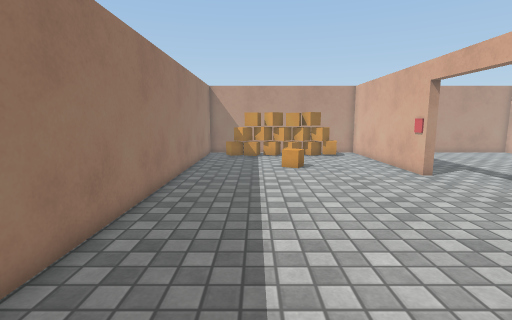
view 1 (above)

14 first-person views from a walk through a Unity game level. The camera is 1.2 m above the floor, tilts 8° down and sees 85° across. Doors are open. The floor is counted in squares, 0.45 m on a side. Each view is taken from the middle of a square. On the plan, view 1 faces up. The plan holds only what a view shows up to about 19 squares ahead; the rest is blank. The player is left out. Surface patterns are stand-ins for the level's own textures.

view 2
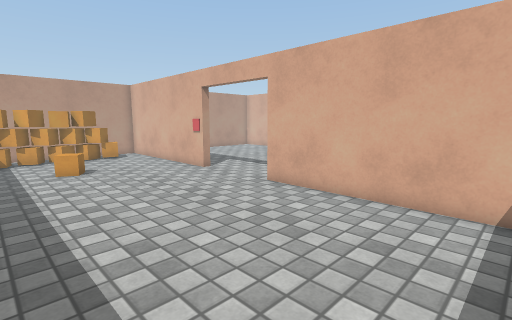

view 3
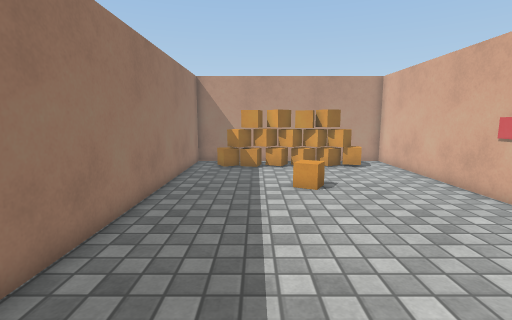

view 4
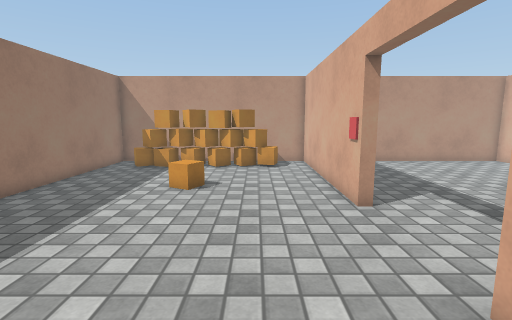

view 5
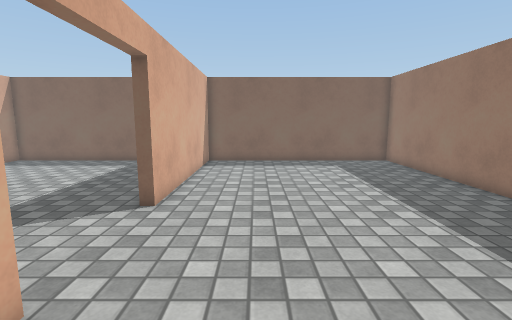

view 6
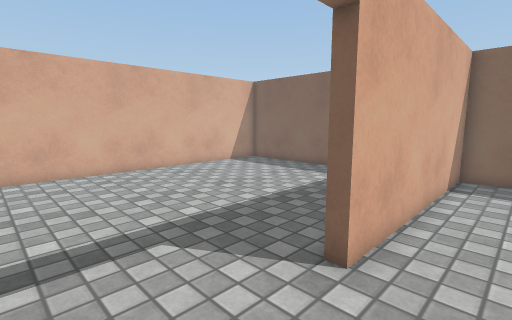

view 7
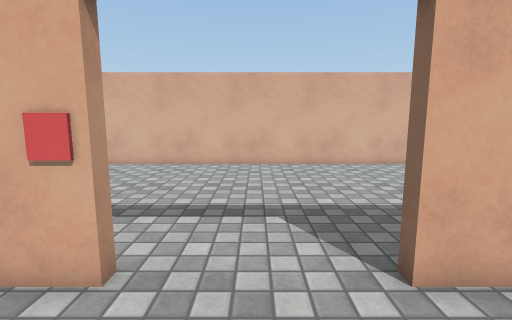

view 8
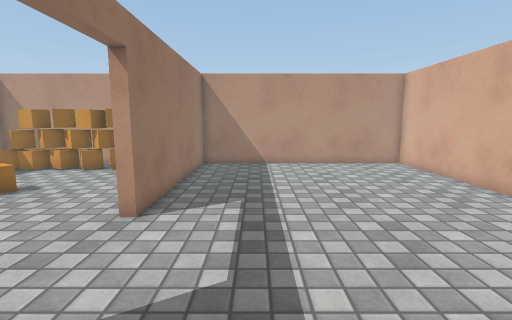

view 9
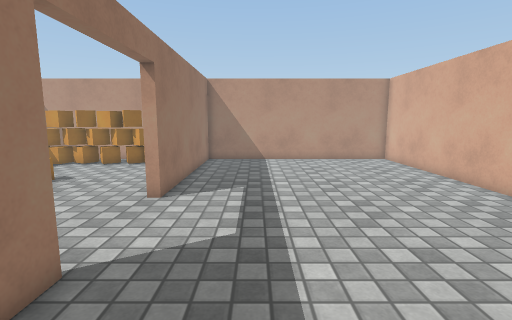

view 10
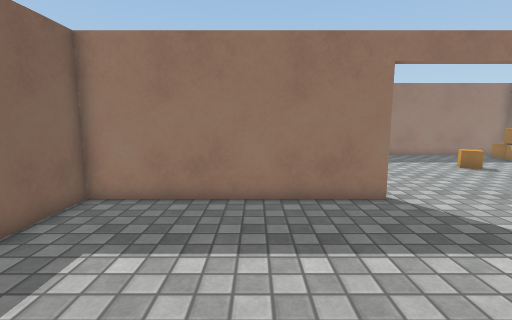

view 11
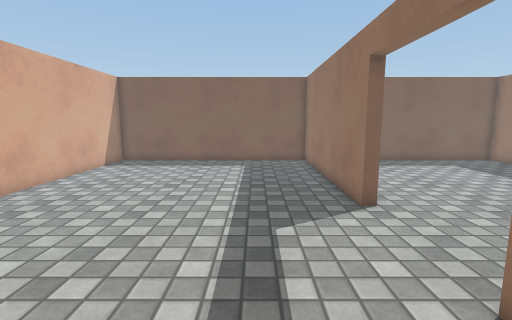

view 12
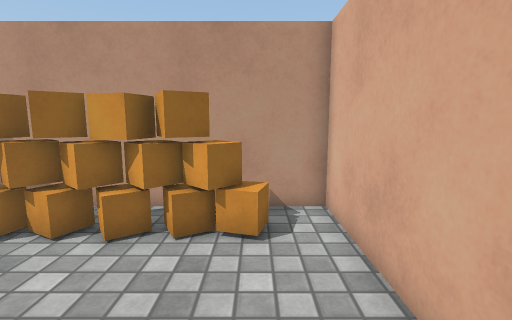

view 13
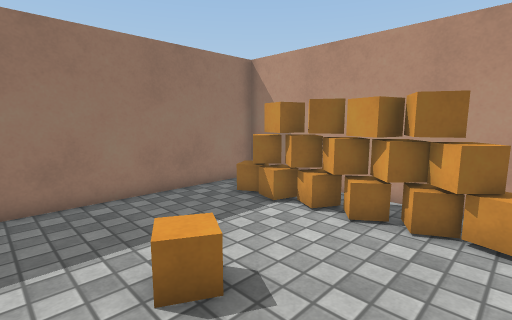

view 14
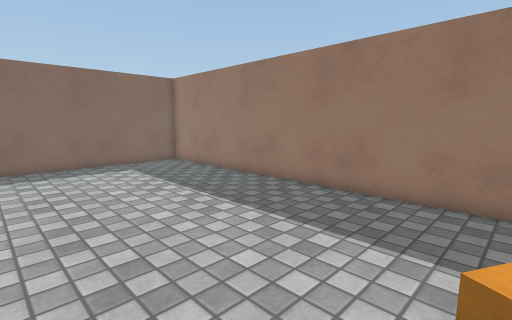

### Floor plan
Points are (right, up) in squares from view 1. A wall is a line through its corners. A room is listed if a view was taken in it or the views show most of it. See-through windows are left out.
Room 1 (views 1, 2, 3, 4, 5, 6, 7, 12, 13, 14)
walls: (8.2, 13.5) (8.2, 23.5) (-3.8, 23.5) (-3.8, -1.8) (8.2, -1.8) (8.2, 8.5)
ways out: open door at (8, 11) to room 2
objects: other object (-1, 21) to (5, 22)
Room 2 (views 8, 9, 10, 11)
walls: (8.2, 8.5) (8.7, 8.5) (8.7, -1.8) (21.1, -1.8) (21.1, 23.5) (8.7, 23.5) (8.7, 13.5) (8.2, 13.5)
ways out: open door at (8, 11) to room 1

Where each view was taken, in squares from view 1:
view 1: 0 up, 0 right, facing up
view 2: 0 up, 1 left, facing up-right
view 3: 5 up, 0 right, facing up
view 4: 5 up, 5 right, facing up
view 5: 17 up, 5 right, facing down
view 6: 13 up, 6 right, facing down-right
view 7: 11 up, 4 right, facing right
view 8: 6 up, 12 right, facing up
view 9: 4 up, 12 right, facing up
view 10: 4 up, 18 right, facing left
view 11: 17 up, 12 right, facing down
view 12: 15 up, 6 right, facing up
view 13: 14 up, 6 right, facing up-left
view 14: 16 up, 6 right, facing down-left
